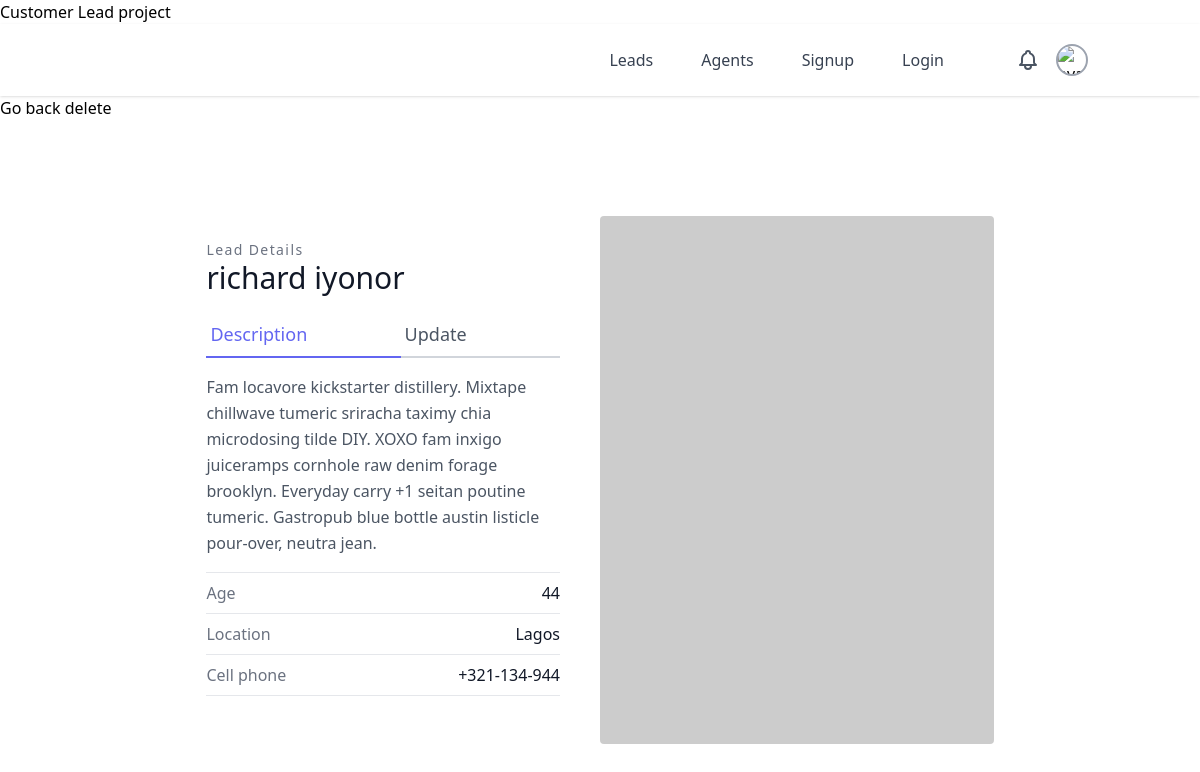
The page /leads/lead_detail/4/ on the database its author committed.
### leads/models.py (models this page shows, shortened)
class Lead(models.Model):
    first_name = models.CharField(max_length=20)
    last_name = models.CharField(max_length=20)
    age = models.IntegerField(default=0)
    agent = models.ForeignKey("Agent", on_delete=models.CASCADE) # This is a many to one relation, means we will have an agent associated with the lead of that role

### leads/views.py (the view)
# urls.py: path('lead_detail/<int:pk>/', LeadDetailView.as_view(), name="lead_detail"),
class LeadDetailView(DetailView):
    template_name = "leads/lead_details.html"
    queryset = Lead.objects.all()
    context_object_name = "lead"

### leads/templates/leads/lead_details.html
{% extends 'home.html'%}
{% block content %}
<a href="{% url 'leads:lead_list' %}">Go back</a>
<a >delete</a>
<section class="text-gray-600 body-font overflow-hidden">
    <div class="container px-5 py-24 mx-auto">
      <div class="lg:w-4/5 mx-auto flex flex-wrap">
        <div class="lg:w-1/2 w-full lg:pr-10 lg:py-6 mb-6 lg:mb-0">
          <h2 class="text-sm title-font text-gray-500 tracking-widest">Lead Details</h2>
          <h1 class="text-gray-900 text-3xl title-font font-medium mb-4">{{lead.first_name}} {{lead.last_name}}</h1>
          <div class="flex mb-4">
            <a class="flex-grow text-indigo-500 border-b-2 border-indigo-500 py-2 text-lg px-1">Description</a>
            <a href="{% url 'leads:lead_update' lead.pk %}" class="flex-grow border-b-2 border-gray-300 py-2 text-lg px-1">Update</a>
          </div>
          <p class="leading-relaxed mb-4">Fam locavore kickstarter distillery. Mixtape chillwave tumeric sriracha taximy chia microdosing tilde DIY. XOXO fam inxigo juiceramps cornhole raw denim forage brooklyn. Everyday carry +1 seitan poutine tumeric. Gastropub blue bottle austin listicle pour-over, neutra jean.</p>
          <div class="flex border-t border-gray-200 py-2">
            <span class="text-gray-500">Age</span>
            <span class="ml-auto text-gray-900">{{lead.age}}</span>
          </div>
          <div class="flex border-t border-gray-200 py-2">
            <span class="text-gray-500">Location</span>
            <span class="ml-auto text-gray-900">Lagos</span>
          </div>
          <div class="flex border-t border-b mb-6 border-gray-200 py-2">
            <span class="text-gray-500">Cell phone </span>
            <span class="ml-auto text-gray-900">+321-134-944</span>
          </div>
        </div>
        <img alt="ecommerce" class="lg:w-1/2 w-full lg:h-auto h-64 object-cover object-center rounded" src="https://dummyimage.com/400x400">
      </div>
    </div>
  </section>
{% endblock content %}

### rows shown on the page
Lead: first_name "richard", last_name "iyonor", age "44"
